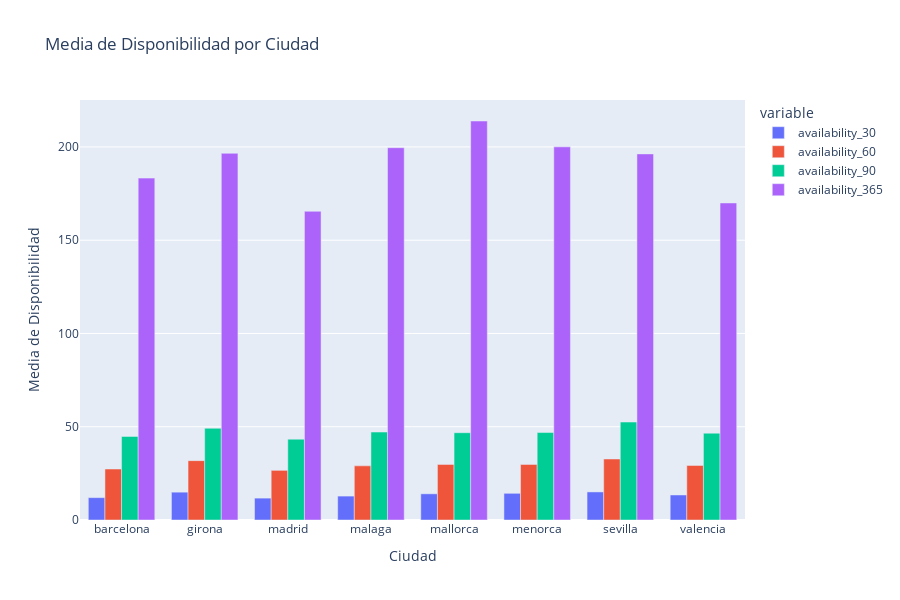

The cell this chart's notebook holds for it:
### Code cell
# Crear el gráfico de barras agrupadas
fig = px.bar(
    media_disp_ciudad,
    x='city',
    y=['availability_30', 'availability_60', 'availability_90', 'availability_365'],
    title='Media de Disponibilidad por Ciudad',
    labels={'value': 'Media de Disponibilidad', 'city': 'Ciudad'},
    height=600
)

# barras agrupadas
fig.update_layout(barmode='group')

fig.show()

### Figure 1 — Plotly figure (JSON) as saved in the notebook; plotly's stock layout.template omitted (floating-point values rounded to 4 significant figures)
{"data": [{"hovertemplate": "variable=availability_30<br>Ciudad=%{x}<br>Media de Disponibilidad=%{y}<extra></extra>", "legendgroup": "availability_30", "marker": {"color": "#636efa", "pattern": {"shape": ""}}, "name": "availability_30", "orientation": "v", "showlegend": true, "textposition": "auto", "type": "bar", "x": ["barcelona", "girona", "madrid", "malaga", "mallorca", "menorca", "sevilla", "valencia"], "xaxis": "x", "y": [11.99, 14.92, 11.73, 12.82, 14.04, 14.31, 15.05, 13.42], "yaxis": "y"}, {"hovertemplate": "variable=availability_60<br>Ciudad=%{x}<br>Media de Disponibilidad=%{y}<extra></extra>", "legendgroup": "availability_60", "marker": {"color": "#EF553B", "pattern": {"shape": ""}}, "name": "availability_60", "orientation": "v", "showlegend": true, "textposition": "auto", "type": "bar", "x": ["barcelona", "girona", "madrid", "malaga", "mallorca", "menorca", "sevilla", "valencia"], "xaxis": "x", "y": [27.33, 31.83, 26.62, 29.03, 29.82, 29.81, 32.71, 29.25], "yaxis": "y"}, {"hovertemplate": "variable=availability_90<br>Ciudad=%{x}<br>Media de Disponibilidad=%{y}<extra></extra>", "legendgroup": "availability_90", "marker": {"color": "#00cc96", "pattern": {"shape": ""}}, "name": "availability_90", "orientation": "v", "showlegend": true, "textposition": "auto", "type": "bar", "x": ["barcelona", "girona", "madrid", "malaga", "mallorca", "menorca", "sevilla", "valencia"], "xaxis": "x", "y": [44.81, 49.17, 43.34, 47.15, 46.8, 46.89, 52.52, 46.55], "yaxis": "y"}, {"hovertemplate": "variable=availability_365<br>Ciudad=%{x}<br>Media de Disponibilidad=%{y}<extra></extra>", "legendgroup": "availability_365", "marker": {"color": "#ab63fa", "pattern": {"shape": ""}}, "name": "availability_365", "orientation": "v", "showlegend": true, "textposition": "auto", "type": "bar", "x": ["barcelona", "girona", "madrid", "malaga", "mallorca", "menorca", "sevilla", "valencia"], "xaxis": "x", "y": [183.3, 196.6, 165.5, 199.6, 213.9, 200.1, 196.3, 170.0], "yaxis": "y"}], "layout": {"barmode": "group", "height": 600, "legend": {"title": {"text": "variable"}, "tracegroupgap": 0}, "title": {"text": "Media de Disponibilidad por Ciudad"}, "xaxis": {"anchor": "y", "domain": [0, 1], "title": {"text": "Ciudad"}}, "yaxis": {"anchor": "x", "domain": [0, 1], "title": {"text": "Media de Disponibilidad"}}}}
